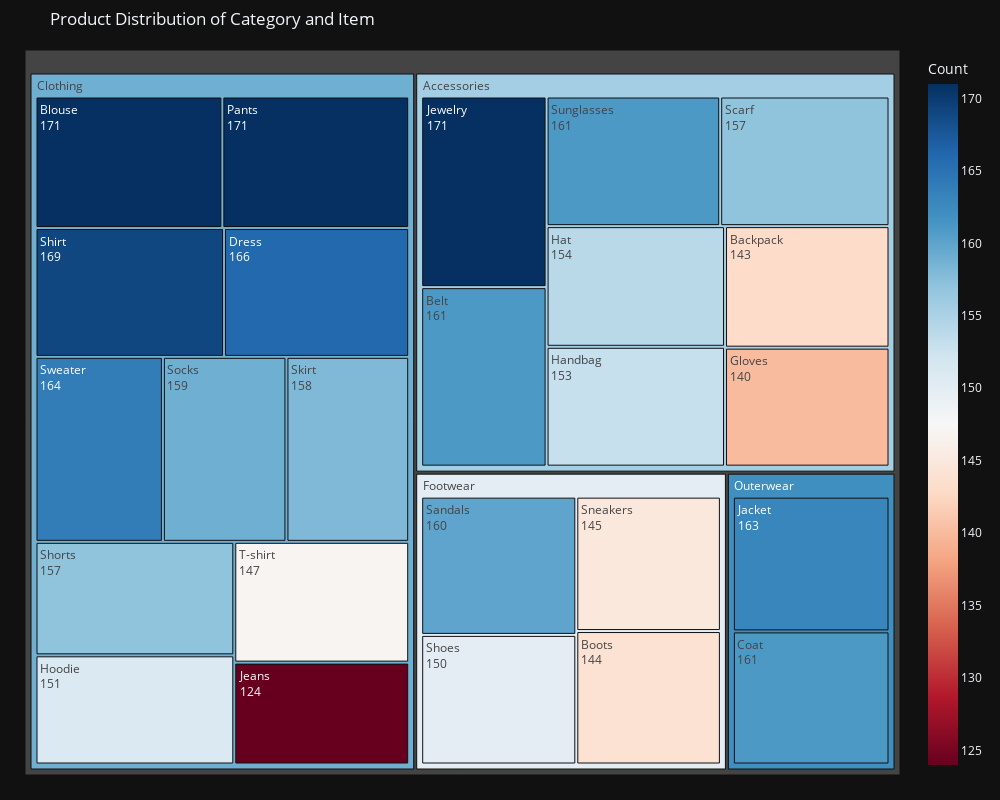

Notebook code for this chart:
### Code cell
# plot treemap
fig = px.treemap(size_item_counts, 
                path=['Category', 'Item Purchased'],  
                values='count',                      
                title='Product Distribution of Category and Item',
                width=1000,
                height=800,
                color='count',                       
                color_continuous_scale='RdBu',      
                branchvalues="total"               
               )


fig.update_layout(
   margin=dict(t=50, l=25, r=25, b=25),
   coloraxis_colorbar_title='Count'
)

fig.update_traces(
   hovertemplate='<b>%{label}</b><br>Count: %{value}<extra></extra>',
   textinfo="label+value"
)

fig.show()
fig.write_image('cat_item_treemap.jpg')

### Figure 1 — Plotly figure (JSON) as saved in the notebook; plotly's stock layout.template omitted (floating-point values rounded to 4 significant figures)
{"data": [{"branchvalues": "total", "customdata": [[143.0], [161.0], [171.0], [144.0], [161.0], [166.0], [140.0], [153.0], [154.0], [151.0], [163.0], [124.0], [171.0], [171.0], [160.0], [157.0], [169.0], [150.0], [157.0], [158.0], [145.0], [159.0], [161.0], [164.0], [147.0], [155.6], [159.0], [150.0], [162.0]], "domain": {"x": [0.0, 1.0], "y": [0.0, 1.0]}, "hovertemplate": "<b>%{label}</b><br>Count: %{value}<extra></extra>", "ids": ["Accessories/Backpack", "Accessories/Belt", "Clothing/Blouse", "Footwear/Boots", "Outerwear/Coat", "Clothing/Dress", "Accessories/Gloves", "Accessories/Handbag", "Accessories/Hat", "Clothing/Hoodie", "Outerwear/Jacket", "Clothing/Jeans", "Accessories/Jewelry", "Clothing/Pants", "Footwear/Sandals", "Accessories/Scarf", "Clothing/Shirt", "Footwear/Shoes", "Clothing/Shorts", "Clothing/Skirt", "Footwear/Sneakers", "Clothing/Socks", "Accessories/Sunglasses", "Clothing/Sweater", "Clothing/T-shirt", "Accessories", "Clothing", "Footwear", "Outerwear"], "labels": ["Backpack", "Belt", "Blouse", "Boots", "Coat", "Dress", "Gloves", "Handbag", "Hat", "Hoodie", "Jacket", "Jeans", "Jewelry", "Pants", "Sandals", "Scarf", "Shirt", "Shoes", "Shorts", "Skirt", "Sneakers", "Socks", "Sunglasses", "Sweater", "T-shirt", "Accessories", "Clothing", "Footwear", "Outerwear"], "marker": {"coloraxis": "coloraxis", "colors": [143.0, 161.0, 171.0, 144.0, 161.0, 166.0, 140.0, 153.0, 154.0, 151.0, 163.0, 124.0, 171.0, 171.0, 160.0, 157.0, 169.0, 150.0, 157.0, 158.0, 145.0, 159.0, 161.0, 164.0, 147.0, 155.6, 159.0, 150.0, 162.0]}, "name": "", "parents": ["Accessories", "Accessories", "Clothing", "Footwear", "Outerwear", "Clothing", "Accessories", "Accessories", "Accessories", "Clothing", "Outerwear", "Clothing", "Accessories", "Clothing", "Footwear", "Accessories", "Clothing", "Footwear", "Clothing", "Clothing", "Footwear", "Clothing", "Accessories", "Clothing", "Clothing", "", "", "", ""], "values": [143, 161, 171, 144, 161, 166, 140, 153, 154, 151, 163, 124, 171, 171, 160, 157, 169, 150, 157, 158, 145, 159, 161, 164, 147, 1240, 1737, 599, 324], "type": "treemap", "textinfo": "label+value"}], "layout": {"coloraxis": {"colorbar": {"title": {"text": "Count"}}, "colorscale": [[0.0, "rgb(103,0,31)"], [0.1, "rgb(178,24,43)"], [0.2, "rgb(214,96,77)"], [0.3, "rgb(244,165,130)"], [0.4, "rgb(253,219,199)"], [0.5, "rgb(247,247,247)"], [0.6, "rgb(209,229,240)"], [0.7, "rgb(146,197,222)"], [0.8, "rgb(67,147,195)"], [0.9, "rgb(33,102,172)"], [1.0, "rgb(5,48,97)"]]}, "legend": {"tracegroupgap": 0}, "title": {"text": "Product Distribution of Category and Item"}, "height": 800, "width": 1000, "margin": {"t": 50, "l": 25, "r": 25, "b": 25}}}
